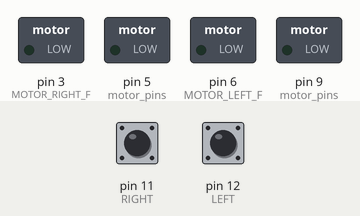
Simulated run of this sketch. Board: Arduino Uno, built with avr-gcc and run on an emulated ATmega328P. Parts: switched loads named in the sketch (green lamp = pin HIGH). The test bench sets the inputs (shaded band); at power-on: pin 11 (RIGHT) LOW, pin 12 (LEFT) LOW.

Above: at 1.2 s.
1.3 s: pin 11 (RIGHT) pulled HIGH for 0.15 s
At 1.37 s:
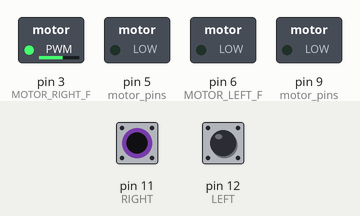
2.9 s: pin 12 (LEFT) pulled HIGH for 0.15 s
At 2.97 s:
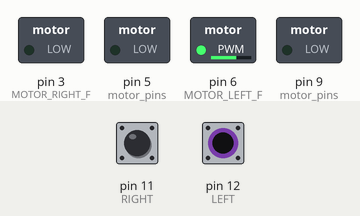
4.5 s: pin 12 (LEFT) pulled HIGH for 3.2 s
At 8.5 s:
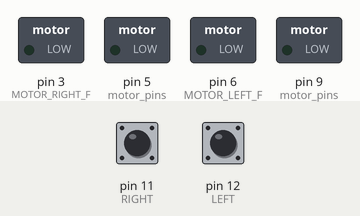
9.2 s: pin 11 (RIGHT) pulled HIGH for 1 s
At 9.6 s:
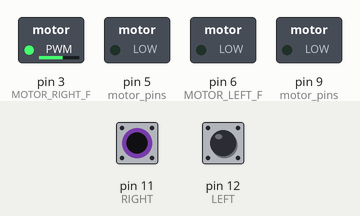
11.7 s: pin 11 (RIGHT) pulled HIGH for 3.2 s
At 16.1 s:
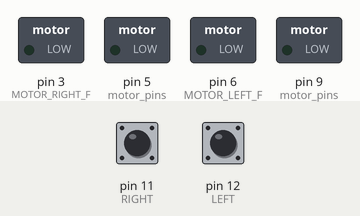
16.4 s: pin 11 (RIGHT) driven HIGH and pin 12 (LEFT) driven HIGH
At 17.5 s:
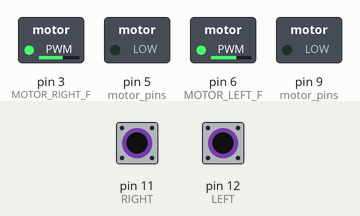
Timing chart, 0 to 18.9 s (numbered marks = the images above; inputs shaded):
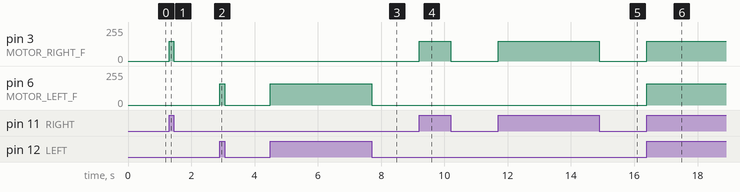

Measured:
- after the input at 1.3 s, pin 3 (MOTOR_RIGHT_F): 0/255 → 150/255 at once, → 0/255 0.15 s later
- after the input at 2.9 s, pin 6 (MOTOR_LEFT_F): 0/255 → 160/255 at once, → 0/255 0.15 s later
- after the input at 4.5 s, pin 6 (MOTOR_LEFT_F): 0/255 → 160/255 at once, → 0/255 3.2 s later
- after the input at 9.2 s, pin 3 (MOTOR_RIGHT_F): 0/255 → 150/255 at once, → 0/255 1.0 s later
- after the input at 11.7 s, pin 3 (MOTOR_RIGHT_F): 0/255 → 150/255 at once, → 0/255 3.2 s later
- after the input at 16.4 s, pin 3 (MOTOR_RIGHT_F): 0/255 → 150/255 at once; pin 6 (MOTOR_LEFT_F): 0/255 → 160/255 at once

The sketch:

11__Project_Line_Follower_opt.ino
```cpp
#define RIGHT 11
#define LEFT 12
#define MOTOR_RIGHT_F 3 //forward
#define MOTOR_RIGHT_B 5 //backward
#define MOTOR_LEFT_F 6 //forward
#define MOTOR_LEFT_B 9 //backward

int motor_pins[] = {MOTOR_RIGHT_F, MOTOR_RIGHT_B, MOTOR_LEFT_F, MOTOR_LEFT_B};
int l_speed = 160, r_speed = 150;

void setup(){
  pinMode(LEFT, INPUT), pinMode(RIGHT, INPUT);
  for(int i=0; i<sizeof(motor_pins)/sizeof(int); i++) pinMode(motor_pins[i], OUTPUT);
}

void loop() {
  bool lr[] = {digitalRead(LEFT), digitalRead(RIGHT)};
  if(lr[0]){
    if(lr[1]) analogWrite(MOTOR_RIGHT_F, r_speed), analogWrite(MOTOR_LEFT_F, l_speed);
    else analogWrite(MOTOR_RIGHT_F, 0), analogWrite(MOTOR_LEFT_F, l_speed);
  }
  else{
    if(lr[1]) analogWrite(MOTOR_RIGHT_F, r_speed), analogWrite(MOTOR_LEFT_F, 0);
    else analogWrite(MOTOR_RIGHT_F, 0), analogWrite(MOTOR_LEFT_F, 0);
  }
}
```
